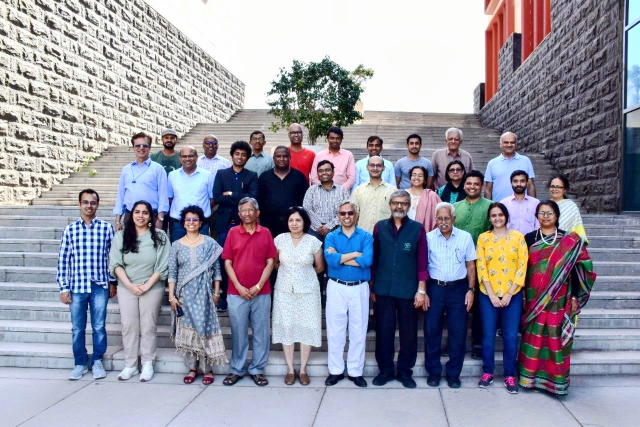
#> input picture Plaksha_Faculty.jpg, 1280 x 854 px, found by its file name (shown at 1/2 size)
$ jupyter execute 'Maneesh Baghel MLPR Lab 5.ipynb'
#> lines starting #> are read from the running program, lines starting #| are printed output that depends on the picture; after the words box and inside, x2 and y2 are one past the last pixel; in counts of white or black regions, pixels touching at a corner belong together
#### Instructions
###### Follow the instructions given in comments prefixed with ## and write your code below that.
###### Also fill the partial code in given blanks.
###### Don't make any changes to the rest part of the codes

### Answer the questions given at the end of this notebook within your report.

### You would need to submit your GitHub repository link. Refer to the PDF document for the instructions and details.

[cell 1]
## import cv2
import cv2
## import numpy
import numpy as np
## import matplotlib pyplot
import matplotlib.pyplot as plt
## import KMeans cluster from sklearn
from sklearn.cluster import KMeans
## import distance from scipy.spatial
from scipy.spatial import distance
from matplotlib.offsetbox import OffsetImage, AnnotationBbox

[cell 2]
## Reading the image plaksha_Faculty.jpg
a=cv2.imread("C:\\Users\\I_LOV\\Downloads\\Plaksha_Faculty.jpg")
#> a is the input picture: shape (854, 1280, 3); mean B, G, R 162.4, 149, 149.2

## Convert the image to grayscale
gray_img = cv2.cvtColor(a, cv2.COLOR_BGR2GRAY)
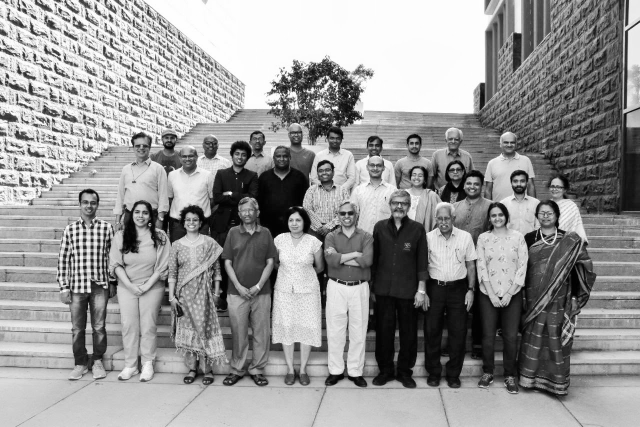
#> gray_img: shape (854, 1280) (shown at 1/2 size); min 0, max 255, mean 150.6

# Loading the required haar-cascade xml classifier file
face_cascade = cv2.CascadeClassifier(cv2.data.haarcascades + "haarcascade_frontalface_default.xml")

# Applying the face detection method on the grayscale image.
## Change the parameters for better detection of faces in your case.
faces_rect = face_cascade.detectMultiScale(gray_img, 1.05, 4, minSize=(25,25), maxSize=(50,50))
#> faces_rect = 30 rows, first 6: [322, 263, 33, 33], [654, 265, 31, 31], [500, 266, 30, 30], [892, 267, 31, 31], [409, 277, 28, 28], [812, 274, 34, 34]

# Define the text and font parameters
text = "face"## The text you want to write
font = cv2.FONT_HERSHEY_SIMPLEX ## Font type
font_scale = 0.5 ## Font scale factor
font_color = (0,0,255)  ## Text color in BGR format (here, it's red)
font_thickness = 1  ## Thickness of the text


# Iterating through rectangles of detected faces
for (x, y, w, h) in faces_rect:
    cv2.rectangle(a, (x, y), (x+w, y+h), (0, 0, 255), 2)
    # Use cv2.putText to add the text to the image, Use text, font, font_scale, font_color, font_thickness here
    cv2.putText(a, text, (x, y-5), font, font_scale, font_color, font_thickness)
#> this loop made 30 passes
#> (x, y, w, h) on passes 1 to 12: (322, 263, 33, 33), (654, 265, 31, 31), (500, 266, 30, 30), (892, 267, 31, 31), (409, 277, 28, 28), (812, 274, 34, 34), (464, 296, 33, 33), (632, 328, 34, 34), (819, 337, 33, 33), (570, 426, 39, 39), (576, 253, 32, 32), (1003, 273, 32, 32)
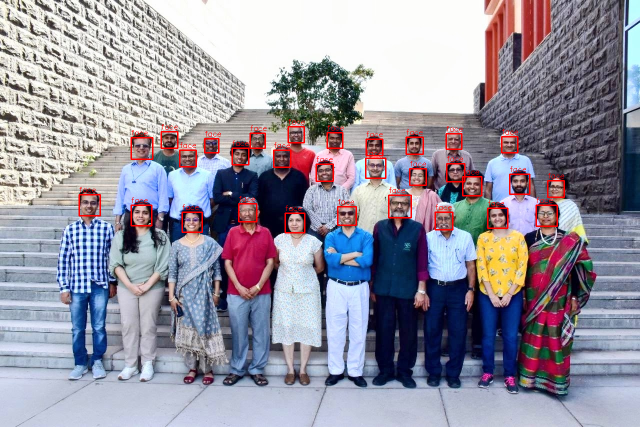
#> a: shape (854, 1280, 3) (shown at 1/2 size); 1.38% of pixels changed, all inside (x1, y1, x2, y2) = (157, 238, 1130, 467)

## Display the image and window title should be "Total number of face detected are #"
cv2.imshow("Total number of face detected are " + str(len(faces_rect)), a)
cv2.waitKey(0)
cv2.destroyAllWindows()

[cell 3]
from matplotlib.offsetbox import OffsetImage, AnnotationBbox
# Extract face region features (Hue and Saturation)
img_hsv = cv2.cvtColor(a,cv2.COLOR_BGR2HSV) ## call the img and convert it from BGR to HSV and store in img_hsv
#> img_hsv: shape (854, 1280, 3); mean H, S, V 85.8, 70.5, 173.5
hue_saturation = []
face_images = []  # To store detected face images

for (x, y, w, h) in faces_rect:
    face = img_hsv[y:y + h, x:x + w]
    hue = np.mean(face[:, :, 0])
    saturation = np.mean(face[:, :, 1])
    hue_saturation.append((hue, saturation))
    face_images.append(face)
#> this loop made 30 passes
#> (x, y, w, h, hue, saturation) on passes 1 to 12: (322, 263, 33, 33, 59.29, 121.7), (654, 265, 31, 31, 50.4, 133.1), (500, 266, 30, 30, 34.12, 118.3), (892, 267, 31, 31, 81.31, 108.2), (409, 277, 28, 28, 108, 121.1), (812, 274, 34, 34, 62.79, 116.9), (464, 296, 33, 33, 42.56, 134.3), (632, 328, 34, 34, 81.22, 114.8), (819, 337, 33, 33, 36.69, 114.4), (570, 426, 39, 39, 55.81, 115.3), (576, 253, 32, 32, 78.22, 99.11), (1003, 273, 32, 32, 51.71, 106.9)
#> after the loop, face_images = 30 items; hue_saturation = 30 pairs, first value 23.14 to 120.8, second value 80.77 to 134.7

hue_saturation = np.array(hue_saturation)

## Perform k-Means clustering on hue_saturation and store in kmeans
kmeans = KMeans(n_clusters=3, random_state=42).fit(hue_saturation)
#centroids = kmeans.cluster_centers_
#labels = kmeans.labels_

# Create a figure and axis
fig, ax = plt.subplots(figsize=(12, 6))

# Plot the clustered faces with custom markers
for i, (x,y,w,h ) in enumerate(faces_rect):
    im = OffsetImage(cv2.cvtColor(cv2.resize(face_images[i], (20, 20)), cv2.COLOR_HSV2RGB))
    ab = AnnotationBbox(im, (hue_saturation[i, 0], hue_saturation[i, 1]), frameon=False, pad=0)
    ax.add_artist(ab)
    plt.plot(hue_saturation[i, 0], hue_saturation[i, 1])


## Put x label
plt.xlabel("Hue")

## Put y label
plt.ylabel("Saturation")

## Put title
plt.title("K-Means Clustering of Faces based on Hue and Saturation")

## Put grid
plt.grid(True)

## show the plot
plt.show()
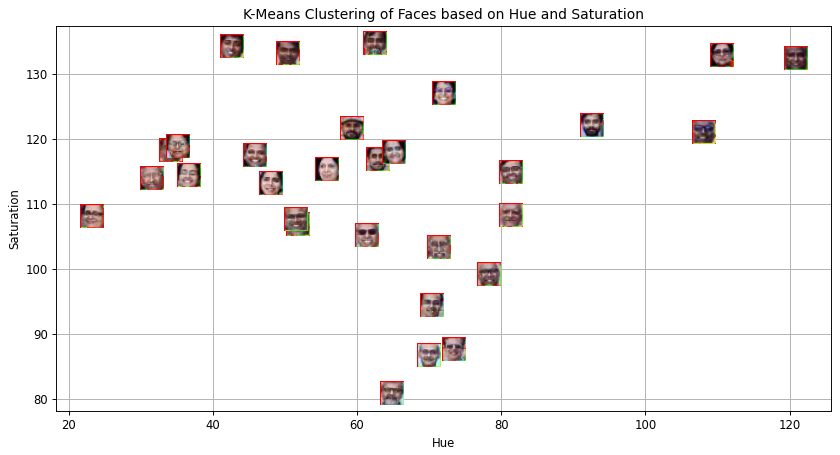
#> figure drawn by matplotlib, 1 panel

[cell 4]
# Create an empty list to store legend labels
legend_labels = []

# Create lists to store points for each cluster
cluster_0_points = []
cluster_1_points = []

# Your code for scatter plot goes here
fig, ax = plt.subplots(figsize=(12, 6))
for i, (x, y, w, h) in enumerate(faces_rect):
    if kmeans.labels_[i] == 0:
        cluster_0_points.append((hue_saturation[i, 0], hue_saturation[i, 1]))
    else:
        cluster_1_points.append((hue_saturation[i, 0], hue_saturation[i, 1]))
#> after the loop, cluster_0_points = [(59.29, 121.7), (50.4, 133.1), (34.12, 118.3), (62.79, 116.9), (42.56, 134.3), (36.69, 114.4), (55.81, 115.3), (51.71, 106.9), (62.43, 134.7), (45.8, 117.5), (23.14, 108), (31.55, 113.9), (48.03, 113.2), (72, 127.1), (51.53, 107.6), (65.06, 117.9), (35.11, 118.8)]; cluster_1_points = [(81.31, 108.2), (108, 121.1), (81.22, 114.8), (78.22, 99.11), (120.8, 132.5), (110.6, 132.9), (69.96, 86.68), (92.49, 122), (61.3, 105.1), (70.27, 94.28), (71.27, 103.4), (73.39, 87.63), (64.75, 80.77)]


cluster_0_points = np.array(cluster_0_points)
#> cluster_0_points = 17 rows, first 8: [59.29, 121.7], [50.4, 133.1], [34.12, 118.3], [62.79, 116.9], [42.56, 134.3], [36.69, 114.4], [55.81, 115.3], [51.71, 106.9]
# Plot points for cluster 0 in green
plt.scatter(cluster_0_points[:, 0], cluster_0_points[:, 1],color='green', label='Cluster 0')


cluster_1_points = np.array(cluster_1_points)
#> cluster_1_points = 13 rows, first 8: [81.31, 108.2], [108, 121.1], [81.22, 114.8], [78.22, 99.11], [120.8, 132.5], [110.6, 132.9], [69.96, 86.68], [92.49, 122]
# Plot points for cluster 1 in blue
plt.scatter(cluster_1_points[:, 0], cluster_1_points[:, 1],color='blue', label='Cluster 1')

# Calculate and plot centroids
centroid_0 = np.mean(cluster_0_points, axis=0)
#> centroid_0 = [48.71, 118.8]
centroid_1 = np.mean(cluster_1_points, axis=0)
#> centroid_1 = [83.35, 106.8]

# Plot both the centroid for cluster 0 and cluster 1
plt.scatter(centroid_0[0], centroid_0[1],color='red', marker='X', s=200, label='Centroid 0')

plt.scatter(centroid_1[0], centroid_1[1],color='black', marker='X', s=200, label='Centroid 1')

## Put x label
plt.xlabel("Hue")
## Put y label
plt.ylabel("Saturation")
## Put title
plt.title("K-Means Clustering of Faces (Hue vs Saturation)")
## Add a legend
plt.legend()
## Add grid
plt.grid(True)
## Show the plot
plt.show()
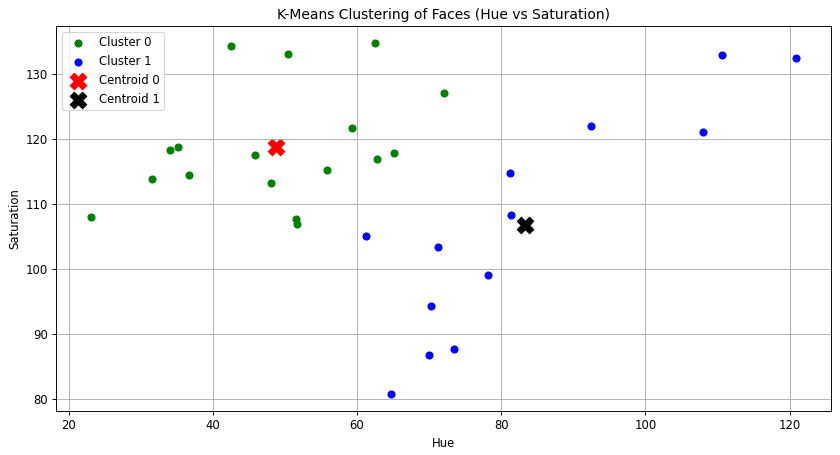
#> figure drawn by matplotlib, 1 panel

[cell 5]
## Read the class of the template image 'Dr_Shashi_Tharoor.jpg' using cv2 and store it in template_img
template_img = cv2.imread("C:\\Users\\I_LOV\\Downloads\\Dr_Shashi_Tharoor.jpg")
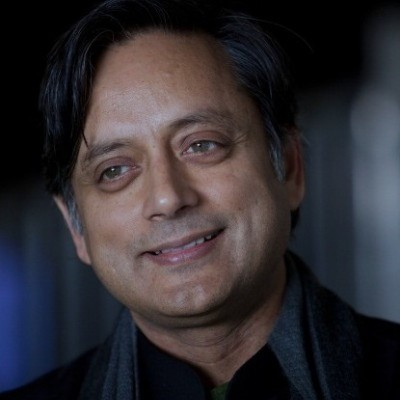
#> input picture Dr_Shashi_Tharoor.jpg, 400 x 400 px, found by its file name
#> template_img is the input picture: shape (400, 400, 3); mean B, G, R 49.8, 45.4, 49.1
# Detect face  in the template image after converting it to gray and store it in template_faces
template_gray = cv2.cvtColor(template_img, cv2.COLOR_BGR2GRAY)
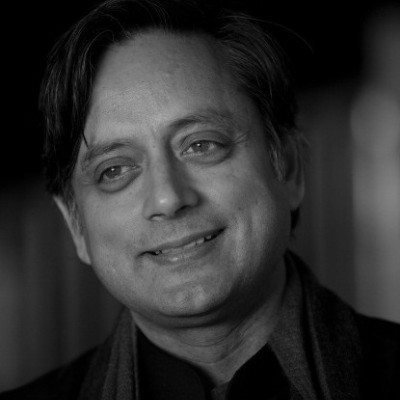
#> template_gray: shape (400, 400); min 0, max 188, mean 47
template_faces = face_cascade.detectMultiScale(template_gray, 1.1, 4)
#> template_faces = [[43, 60, 252, 252]]
# Draw rectangles around the detected faces
for (x, y, w, h) in template_faces:
    cv2.rectangle(template_img, (x, y), (x + w, y + h), (0, 255, 0), 3)
#> this loop made 1 pass
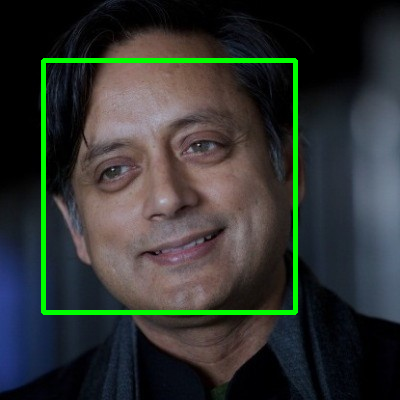
#> template_img: shape (400, 400, 3); 3.14% of pixels changed, all inside (x1, y1, x2, y2) = (41, 58, 298, 315)
cv2.imshow("Template Face Detection", template_img)
cv2.waitKey(0)
cv2.destroyAllWindows()

[cell 6]
# Convert the template image to HSV color space and store it in template_hsv
template_hsv = cv2.cvtColor(template_img,cv2.COLOR_BGR2HSV)
#> template_hsv: shape (400, 400, 3); mean H, S, V 66.8, 90.5, 64.6

# Extract hue and saturation features from the template image as we did it for detected faces.
template_hue = np.mean(template_hsv[:, :, 0])
#> template_hue = 66.77
template_saturation = np.mean(template_hsv[:, :, 1])
#> template_saturation = 90.5

# Predict the cluster label for the template image and store it in template_label
template_label = kmeans.predict([[template_hue, template_saturation]])[0]
#> template_label = 2

# Create a figure and axis for visualization
fig, ax = plt.subplots(figsize=(12, 6))

# Plot the clustered faces with custom markers (similar to previous code)
for i, (x, y, w, h) in enumerate(faces_rect):
    color = 'red' if kmeans.labels_[i] == 0 else 'blue'
    im = OffsetImage(cv2.cvtColor(cv2.resize(face_images[i], (20, 20)), cv2.COLOR_HSV2RGB))
    ab = AnnotationBbox(im, (hue_saturation[i, 0], hue_saturation[i, 1]), frameon=False, pad=0)
    ax.add_artist(ab)
    plt.plot(hue_saturation[i, 0], hue_saturation[i, 1], 'o', markersize=5, color=color)
#> this loop made 30 passes

# Plot the template image in the respective cluster
if template_label == 0:
    color = 'red'
else:
    color = 'blue'
im = OffsetImage(cv2.cvtColor(cv2.resize(template_img, (20, 20)), cv2.COLOR_BGR2RGB))
ab = AnnotationBbox(im, (template_hue, template_saturation), frameon=False, pad=0)
ax.add_artist(ab)

## Put x label
plt.xlabel("Hue")
## Put y label
plt.ylabel("Saturation")
## Put title
plt.title("Cluster Prediction for Template Face (Hue vs Saturation)")
## Add grid
plt.grid(True)
## show plot
plt.show()

[cell 7]
plt.scatter(cluster_0_points[:, 0], cluster_0_points[:, 1], c='green', label='Cluster 0')

plt.scatter(cluster_1_points[:, 0], cluster_1_points[:, 1], c='blue', label='Cluster 1')

centroid_0 = np.mean(cluster_0_points, axis=0)
centroid_1 = np.mean(cluster_1_points, axis=0)

plt.scatter(centroid_0[0], centroid_0[1], c='red', marker='X', s=200, label='Centroid 0')  ## plot for centroid 0
plt.scatter  ## plot for centroid 1

## Put x label
plt.xlabel("Hue")

## Put y label
plt.ylabel("Saturation")

## Put title
plt.title("Face Clustering with Template Classification")

## Add a legend
plt.legend()

## Add grid
plt.grid(True)

## show the plot
plt.show()
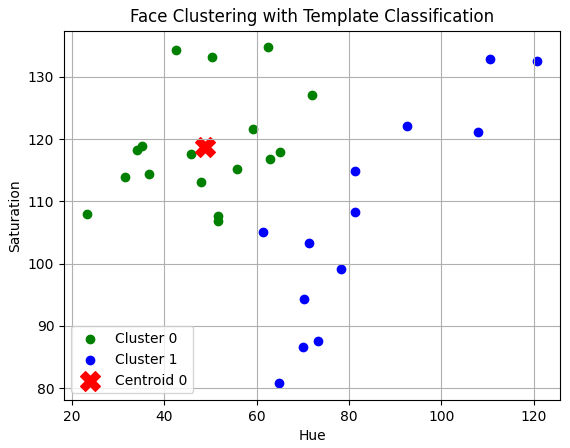
#> figure drawn by matplotlib, 1 panel

[cell 8]
# Create an empty list to store legend labels
legend_labels = []

# Create lists to store points for each cluster
cluster_0_points = []
cluster_1_points = []

# Your code for scatter plot goes here
fig, ax = plt.subplots(figsize=(12, 6))
for i, (x, y, w, h) in enumerate(faces_rect):
    if kmeans.labels_[i] == 0:
        cluster_0_points.append((hue_saturation[i, 0], hue_saturation[i, 1]))
    else:
        cluster_1_points.append((hue_saturation[i, 0], hue_saturation[i, 1]))
#> after the loop, cluster_0_points = [(59.29, 121.7), (50.4, 133.1), (34.12, 118.3), (62.79, 116.9), (42.56, 134.3), (36.69, 114.4), (55.81, 115.3), (51.71, 106.9), (62.43, 134.7), (45.8, 117.5), (23.14, 108), (31.55, 113.9), (48.03, 113.2), (72, 127.1), (51.53, 107.6), (65.06, 117.9), (35.11, 118.8)]; cluster_1_points = [(81.31, 108.2), (108, 121.1), (81.22, 114.8), (78.22, 99.11), (120.8, 132.5), (110.6, 132.9), (69.96, 86.68), (92.49, 122), (61.3, 105.1), (70.27, 94.28), (71.27, 103.4), (73.39, 87.63), (64.75, 80.77)]

# Plot points for cluster 0 in green
cluster_0_points = np.array(cluster_0_points)
#> cluster_0_points = 17 rows, first 8: [59.29, 121.7], [50.4, 133.1], [34.12, 118.3], [62.79, 116.9], [42.56, 134.3], [36.69, 114.4], [55.81, 115.3], [51.71, 106.9]
plt.scatter(cluster_0_points[:, 0], cluster_0_points[:, 1], c='green', label='Cluster 0')

# Plot points for cluster 1 in blue
cluster_1_points = np.array(cluster_1_points)
#> cluster_1_points = 13 rows, first 8: [81.31, 108.2], [108, 121.1], [81.22, 114.8], [78.22, 99.11], [120.8, 132.5], [110.6, 132.9], [69.96, 86.68], [92.49, 122]
plt.scatter(cluster_1_points[:, 0], cluster_1_points[:, 1], c='blue', label='Cluster 1')

# Calculate and plot centroids for both the clusters
centroid_0 = np.mean(cluster_0_points, axis=0)
centroid_1 = np.mean(cluster_1_points, axis=0)
plt.scatter(centroid_0[0], centroid_0[1], c='red', marker='X', s=200, label='Centroid 0')   ## plot for centroid 0
plt.scatter(centroid_1[0], centroid_1[1], c='black', marker='X', s=200, label='Centroid 1')  ## plot for centroid 1
plt.plot(template_hue, template_saturation, marker='o', c= 'violet',markersize= 10, label=' Class ?' )

## Put x label
plt.xlabel("Hue")
## Put y label
plt.ylabel("Saturation")
## Put title
plt.title("Face Clustering with Template Classification")
## Add a legend
plt.legend()
## Add grid
plt.grid(True)
## show the plot
plt.show()
                                            ## End of the lab 5 ##
